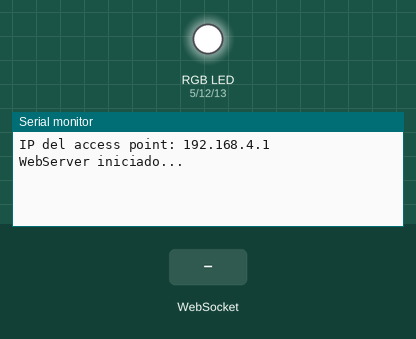
The sketch below on a simulated ESP8266 (NodeMCU). Shown: an RGB LED mixed from three pins (HIGH = lit), the last lines printed to the serial monitor. The test bench sets the inputs (shaded band).

Above: at 1.2 s.
1.3 s: WebSocket text "#" received
At 2.0 s:
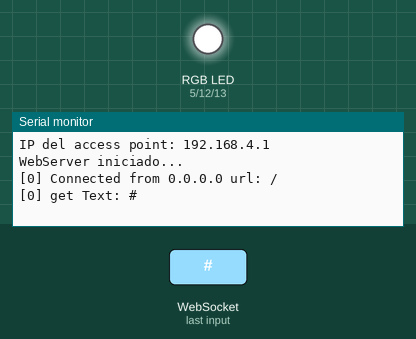
2.8 s: WebSocket text "5" received
At 4.3 s:
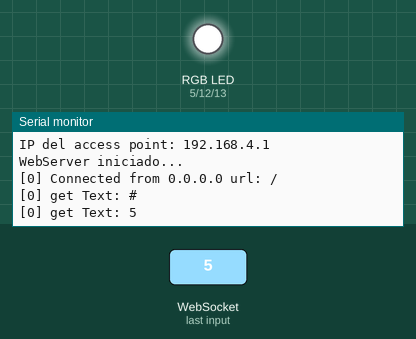

The sketch:

WebSocketServer_softAP.ino
```cpp
#include <ESP8266WiFi.h>
#include <WebSocketsServer.h>
#include <ESP8266WebServer.h>
#include <Hash.h>

#define LED_RED     05 // D1
#define LED_GREEN   12 // D6
#define LED_BLUE    13 // D7

const char* ssid = "RGB";
const char* password = "12345678";

String pagina = "<html>"
"<head>"
"<script>"
"var connection = new WebSocket('ws://'+location.hostname+':81/', ['arduino']);"
"connection.onopen = function ()       { connection.send('Connect ' + new Date()); };"
"connection.onerror = function (error) { console.log('WebSocket Error ', error);};"
"connection.onmessage = function (e)   { console.log('Server: ', e.data);};"
"function sendRGB() {"
" var r = parseInt(document.getElementById('r').value).toString(16);"
" var g = parseInt(document.getElementById('g').value).toString(16);"
" var b = parseInt(document.getElementById('b').value).toString(16);"
" if(r.length < 2) { r = '0' + r; }"
" if(g.length < 2) { g = '0' + g; }"
" if(b.length < 2) { b = '0' + b; }"
" var rgb = '#'+r+g+b;"
" console.log('RGB: ' + rgb);"
" connection.send(rgb);"
"}"
"</script>"
"</head>"
"<body>"
"LED Control:<br/><br/>"
"R: <input id='r' type='range' min='0' max='255' step='1' value='0' oninput='sendRGB();'/><br/>"
"G: <input id='g' type='range' min='0' max='255' step='1' value='0' oninput='sendRGB();'/><br/>"
"B: <input id='b' type='range' min='0' max='255' step='1' value='0'oninput='sendRGB();'/><br/>"
"</body>"
"</html>";

ESP8266WebServer server(80);
WebSocketsServer webSocket = WebSocketsServer(81);

void webSocketEvent(uint8_t num, WStype_t type, uint8_t * payload, size_t length) {

	switch (type) {
	case WStype_DISCONNECTED:
		Serial.printf("[%u] Disconnected!\n", num);
		break;
	case WStype_CONNECTED: {
		IPAddress ip = webSocket.remoteIP(num);
		Serial.printf("[%u] Connected from %d.%d.%d.%d url: %s\n", num, ip[0], ip[1], ip[2], ip[3], payload);

		// send message to client
		webSocket.sendTXT(num, "Connected");
	}
						   break;
	case WStype_TEXT:
		Serial.printf("[%u] get Text: %s\n", num, payload);

		if (payload[0] == '#') {
			// we get RGB data

			// decode rgb data
			uint32_t rgb = (uint32_t)strtol((const char *)&payload[1], NULL, 16);

			analogWrite(LED_RED, abs(255 - (rgb >> 16) & 0xFF));
			analogWrite(LED_GREEN, abs(255 - (rgb >> 8) & 0xFF));
			analogWrite(LED_BLUE, abs(255 - (rgb >> 0) & 0xFF));
		}
		break;
	}
}

void setup() {

	Serial.begin(115200);
	Serial.println();

	WiFi.softAP(ssid, password);
	IPAddress myIP = WiFi.softAPIP();
	Serial.print("IP del access point: ");
	Serial.println(myIP);
	Serial.println("WebServer iniciado...");

	pinMode(LED_RED, OUTPUT);
	pinMode(LED_GREEN, OUTPUT);
	pinMode(LED_BLUE, OUTPUT);

	// start webSocket server
	webSocket.begin();
	webSocket.onEvent(webSocketEvent);

	// handle index
	server.on("/", []() {
		server.send(200, "text/html", pagina);
	});

	server.begin();

	digitalWrite(LED_RED, 1); // 1 = apagado
	digitalWrite(LED_GREEN, 1);
	digitalWrite(LED_BLUE, 1);

	analogWriteRange(255);

}

void loop()
{
	webSocket.loop();
	server.handleClient();
}
```

Measured:
- after the input at 1.3 s, the serial monitor: prints a new line at once (image 1)
- after the input at 2.8 s, the serial monitor: prints a new line at once (image 2)
